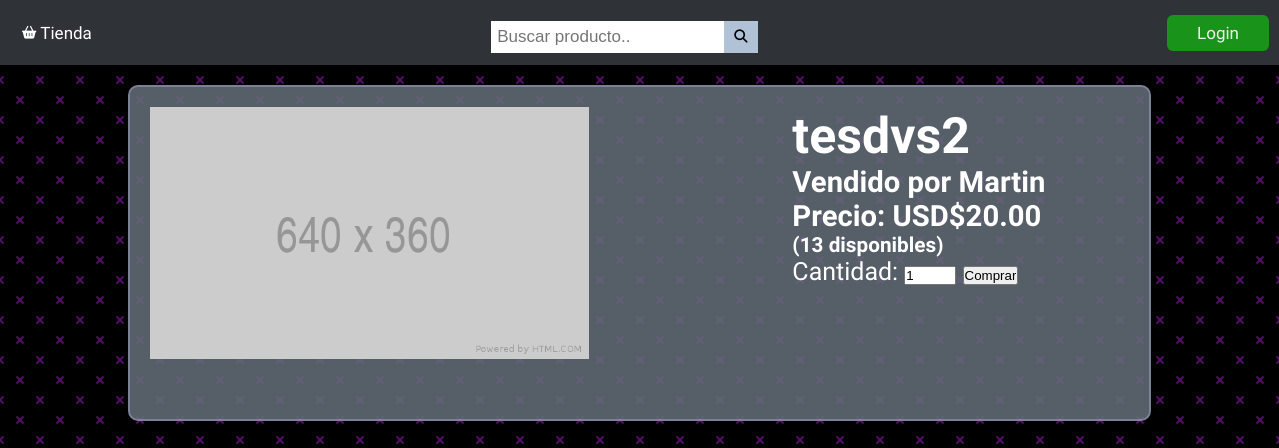
The app's page /productos/17, older data.
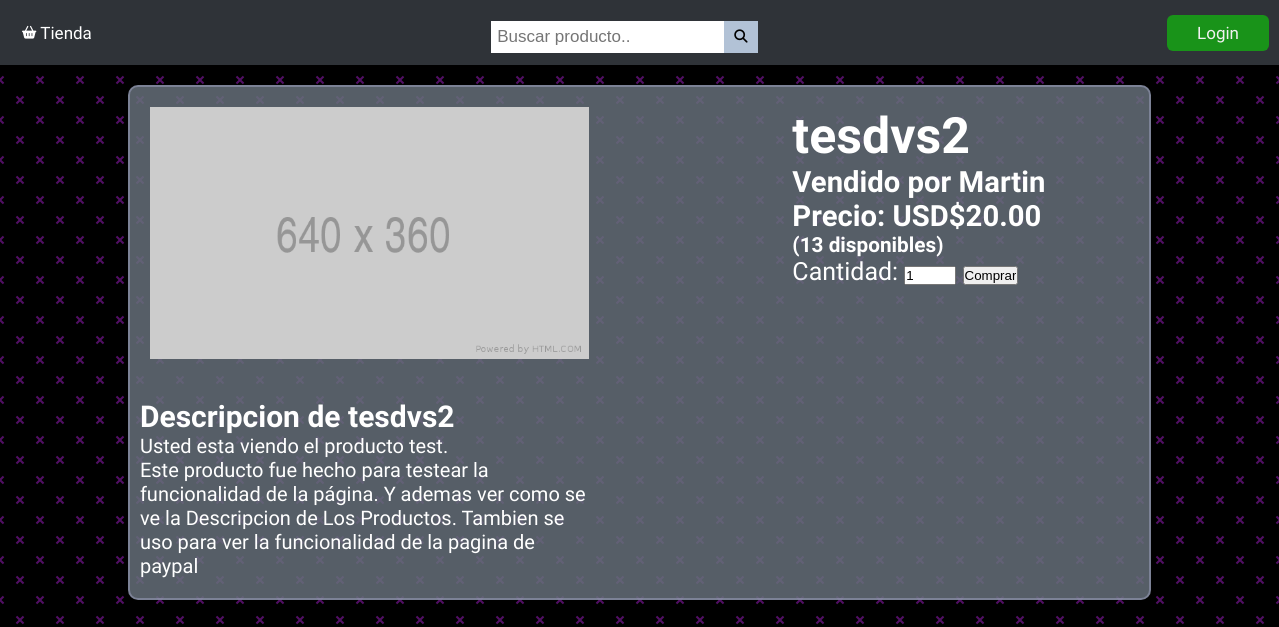
The same page, newer data.
### usuarios/models.py (models this page shows, shortened)
class Producto(models.Model):
    name = models.CharField(max_length=100, null=True)
    precio = models.DecimalField(max_digits=9, decimal_places=2)
    digital = models.BooleanField(default=False, null=True)
    vendido_por = models.ForeignKey(Usuario, on_delete=CASCADE, null=True)
    imagen = models.ImageField(null=True, blank=True)
    stock = models.IntegerField(default=1)
    descripcion = models.TextField(null=True, blank=True)
    @property
    def ImagenURL(self):
        try:
            url = self.imagen.url
        except:
            url =''
        return url

class Usuario(models.Model):
    name = models.CharField(max_length=100, null=True)
    vendedor = models.BooleanField(default=False, null=True)
    email = models.CharField(max_length=100, null=True)
    user = models.OneToOneField(User, on_delete=CASCADE, null=True)
    def __str__(self):
        return self.name

### usuarios/views.py (the view)
# urls.py: path('productos/<int:id>', views.productos, name="productos"),
def productos(request, id=None):
    producto = Producto.objects.get(id = id)
    productos = Producto.objects.filter(name=producto.name)
    if request.user.is_authenticated:
        orden, creada = Orden.objects.get_or_create(cliente=request.user.usuario, completado=False)
        cartItems = orden.Items_Carrito
    else:
        orden = {'Items_Carrito':0, 'Total_Carrito':0, 'shipping':False}
        cartItems = orden['Total_Carrito']
    context = {'productos': productos, 'cartItems': cartItems}
    return render(request, 'usuarios/productos.html', context)

### usuarios/templates/usuarios/productos.html (shortened to what this page needs)
{% extends 'usuarios/base.html'%}
{% load static %}
{% block content %}
<div class="Producto-Grid">
    {% for producto in productos %}
    <div class="ProductoLeft">
        {% if producto.ImagenURL %}
        <img class="row-image" src="{{producto.ImagenURL}}" alt="Card 1">
        {% else %}
        <img class="row-image" src="{% static 'images/placeholder.png' %}" alt="">
        {% endif %}
    </div>
    <div class="ProductoRight">
        <H1>{{producto.name}} </H1>
        <h3>Vendido por {{producto.vendido_por}}</h3>
        <h3>Precio: USD${{producto.precio|floatformat:2}}</h3>
        <h5>({{producto.stock}} disponibles)</h5>
        <form id="Comprar" data-producto="{{producto.id}}">
            <label for="cantidad">Cantidad:</label>
            <input type="number" id="cantidad" name="cantidad" min="1" max="{{producto.stock}}" value="1">
            <input type="submit" value="Comprar" id="CompraProducto">
        </form>
    </div>
    <div class="ProductoLeft">
        {% if producto.descripcion %}
        <h2>Descripcion de {{producto.name}}</h2>
        <P>{{producto.descripcion|linebreaks}}</P>
        {% endif %}
    </div>
    {% endfor %}
</div>
{% endblock %}

Row changes from the older to the newer data that the page shows:
changed Producto "tesdvs2": name (not shown) → "tesdvs2"; descripcion (not shown) → "Usted esta viendo el producto test. Este producto fue hecho para testear la funcionalidad de la página. Y ademas ver como se ve la Descripcion de Los Productos. Tambien se uso para ver la funcionalidad de la pagina de paypal"
